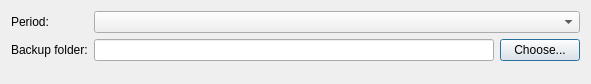
<?xml version="1.0" encoding="UTF-8"?>
<ui version="4.0">
 <class>LogbookBackupDialog</class>
 <widget class="QDialog" name="LogbookBackupDialog">
  <property name="geometry">
   <rect>
    <x>0</x>
    <y>0</y>
    <width>583</width>
    <height>84</height>
   </rect>
  </property>
  <property name="windowTitle">
   <string>Logbook Backup</string>
  </property>
  <layout class="QFormLayout" name="formLayout">
   <item row="0" column="0">
    <widget class="QLabel" name="label">
     <property name="text">
      <string>Period:</string>
     </property>
    </widget>
   </item>
   <item row="0" column="1">
    <widget class="EnumerationComboBox" name="backupPeriodComboBox"/>
   </item>
   <item row="1" column="0">
    <widget class="QLabel" name="label_2">
     <property name="text">
      <string>Backup folder:</string>
     </property>
    </widget>
   </item>
   <item row="1" column="1">
    <layout class="QHBoxLayout" name="horizontalLayout">
     <item>
      <widget class="QLineEdit" name="backupDirectoryLineEdit">
       <property name="minimumSize">
        <size>
         <width>400</width>
         <height>0</height>
        </size>
       </property>
      </widget>
     </item>
     <item>
      <widget class="QPushButton" name="chooseBackupFolderPushButton">
       <property name="text">
        <string>Choose...</string>
       </property>
      </widget>
     </item>
    </layout>
   </item>
   <item row="3" column="0" colspan="2">
    <widget class="QDialogButtonBox" name="buttonBox">
     <property name="orientation">
      <enum>Qt::Horizontal</enum>
     </property>
     <property name="standardButtons">
      <set>QDialogButtonBox::NoButton</set>
     </property>
    </widget>
   </item>
   <item row="2" column="1">
    <spacer name="verticalSpacer">
     <property name="orientation">
      <enum>Qt::Vertical</enum>
     </property>
     <property name="sizeHint" stdset="0">
      <size>
       <width>20</width>
       <height>40</height>
      </size>
     </property>
    </spacer>
   </item>
  </layout>
 </widget>
 <customwidgets>
  <customwidget>
   <class>EnumerationComboBox</class>
   <extends>QComboBox</extends>
   <header location="global">widget/EnumerationComboBox.h</header>
  </customwidget>
 </customwidgets>
 <resources/>
 <connections>
  <connection>
   <sender>buttonBox</sender>
   <signal>accepted()</signal>
   <receiver>LogbookBackupDialog</receiver>
   <slot>accept()</slot>
   <hints>
    <hint type="sourcelabel">
     <x>248</x>
     <y>254</y>
    </hint>
    <hint type="destinationlabel">
     <x>157</x>
     <y>274</y>
    </hint>
   </hints>
  </connection>
  <connection>
   <sender>buttonBox</sender>
   <signal>rejected()</signal>
   <receiver>LogbookBackupDialog</receiver>
   <slot>reject()</slot>
   <hints>
    <hint type="sourcelabel">
     <x>316</x>
     <y>260</y>
    </hint>
    <hint type="destinationlabel">
     <x>286</x>
     <y>274</y>
    </hint>
   </hints>
  </connection>
 </connections>
</ui>
